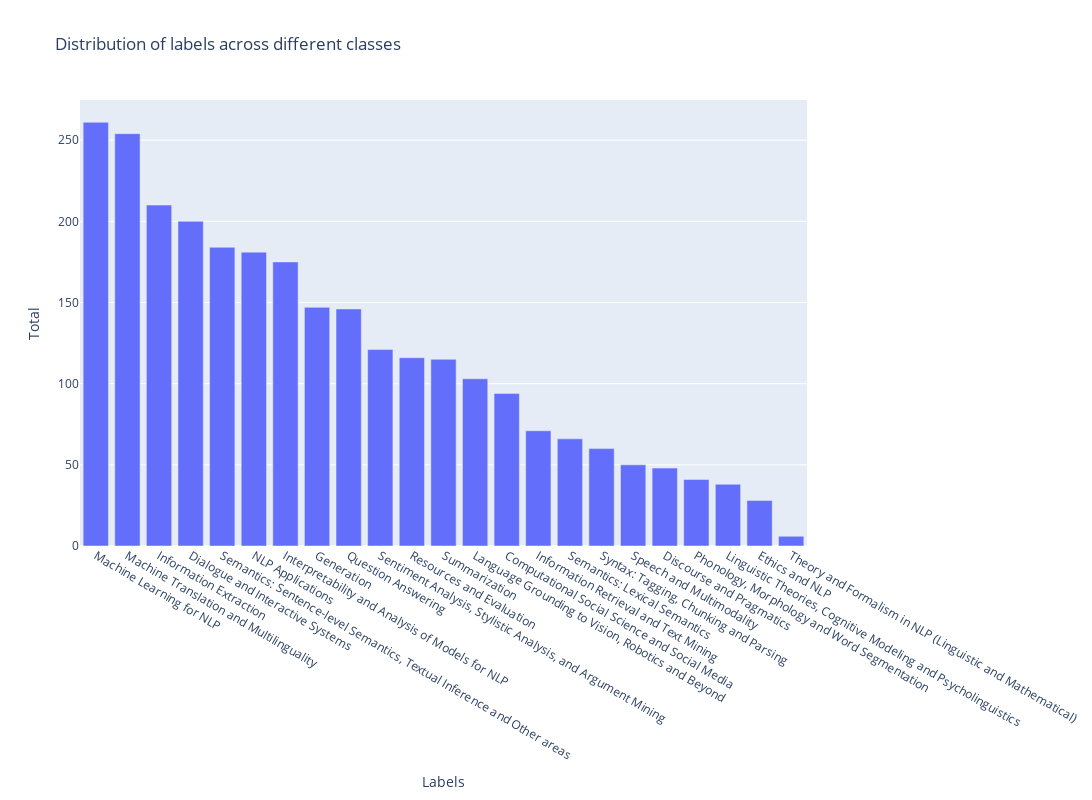

The code cell stored with this chart in its notebook:
### Code cell
fig = px.bar(df_count_total, x="Labels", y="Total", title="Distribution of labels across different classes", barmode='group',
             width=1600, height=800).update_xaxes(categoryorder = "total descending")
fig.show()

### Figure 1 — Plotly figure (JSON) as saved in the notebook; plotly's stock layout.template omitted (floating-point values rounded to 4 significant figures)
{"data": [{"alignmentgroup": "True", "hovertemplate": "Labels=%{x}<br>Total=%{y}<extra></extra>", "legendgroup": "", "marker": {"color": "#636efa", "pattern": {"shape": ""}}, "name": "", "offsetgroup": "", "orientation": "v", "showlegend": false, "textposition": "auto", "type": "bar", "x": ["Computational Social Science and Social Media", "Dialogue and Interactive Systems", "Discourse and Pragmatics", "Ethics and NLP", "Generation", "Information Extraction", "Information Retrieval and Text Mining", "Interpretability and Analysis of Models for NLP", "Language Grounding to Vision, Robotics and Beyond", "Linguistic Theories, Cognitive Modeling and Psycholinguistics", "Machine Learning for NLP", "Machine Translation and Multilinguality", "NLP Applications", "Phonology, Morphology and Word Segmentation", "Question Answering", "Resources and Evaluation", "Semantics: Lexical Semantics", "Semantics: Sentence-level Semantics, Textual Inference and Other areas", "Sentiment Analysis, Stylistic Analysis, and Argument Mining", "Speech and Multimodality", "Summarization", "Syntax: Tagging, Chunking and Parsing", "Theory and Formalism in NLP (Linguistic and Mathematical)"], "xaxis": "x", "y": [94, 200, 48, 28, 147, 210, 71, 175, 103, 38, 261, 254, 181, 41, 146, 116, 66, 184, 121, 50, 115, 60, 6], "yaxis": "y"}], "layout": {"barmode": "group", "height": 800, "legend": {"tracegroupgap": 0}, "title": {"text": "Distribution of labels across different classes"}, "width": 1600, "xaxis": {"anchor": "y", "autorange": true, "categoryorder": "total descending", "domain": [0, 1], "range": [-0.5, 22.5], "title": {"text": "Labels"}, "type": "category"}, "yaxis": {"anchor": "x", "autorange": true, "domain": [0, 1], "range": [0, 274.7], "title": {"text": "Total"}, "type": "linear"}}}
